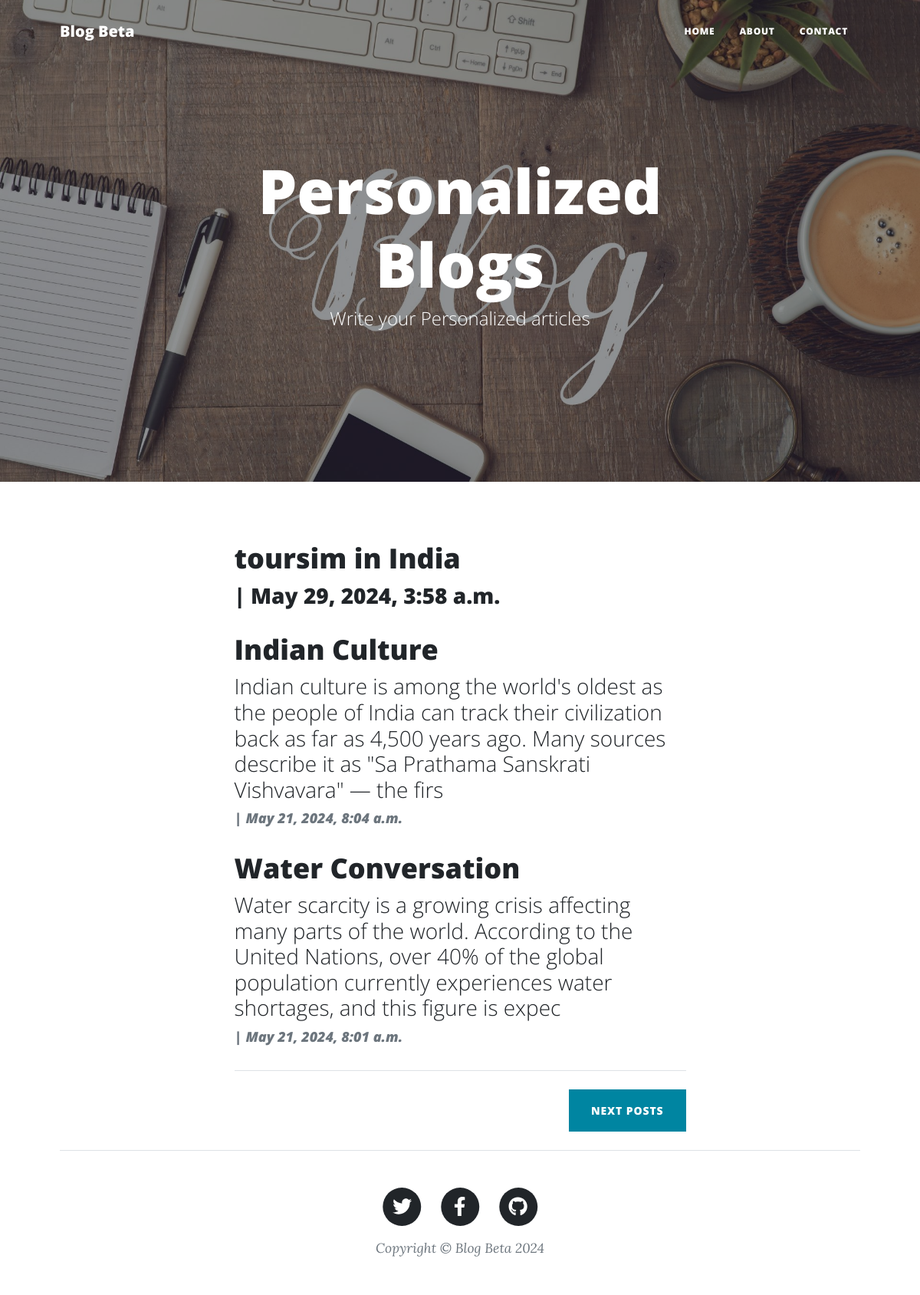
The page / on the database its author committed.
### blog/models.py (models this page shows, shortened)
class Post(models.Model):
    title=models.CharField(max_length = 200,unique = True)
    slug = models.SlugField(max_length = 200,unique = True)
    authors = models.ForeignKey(User,on_delete = models.CASCADE,related_name = 'blog_posts')
    updated_on = models.DateTimeField(auto_now=True)
    content = models.TextField()
    created_on = models.DateTimeField(auto_now_add = True)
    status = models.IntegerField(choices = STATUS,default=0)
    class Meta:
        ordering = ['-created_on']

### blog/views.py (the view)
# urls.py: path('',views.PostList.as_view(),name='home'),
class PostList(generic.ListView):
    queryset=Post.objects.filter(status = 1).order_by('-created_on')
    template_name = 'index.html'
    paginate_by = 3

### templates/index.html (shortened to what this page needs)
{% extends "base.html" %}
{% block content %}
{% load static %}
        <header class="masthead" style="background-image: url('{% static "C:\Chetana_django\innoovatun\static\assets\img\blog.jpeg" %}')" >
            <div class="container position-relative px-4 px-lg-5">
                <div class="row gx-4 gx-lg-5 justify-content-center">
                    <div class="col-md-10 col-lg-8 col-xl-7">
                        <div class="site-heading">
                            <h1>Personalized Blogs</h1>
                            <span class="subheading">Write your Personalized articles</span>
                        </div>
                    </div>
                </div>
            </div>
        </header>
        <div class="container px-4 px-lg-5">
            <div class="row gx-4 gx-lg-5 justify-content-center">
                <div class="col-md-10 col-lg-8 col-xl-7">
                    {% for post in post_list %}
                    <div class="post-preview">
                        <a href="{% url 'post_detail' post.slug %}">
                            <h2 class="post-title">{{post.title}}</h2>
                            <h3 class="post-subtitle">{{post.content | slice:200 |safe}}</h3>
                        </a>
                        <p class="post-meta">
                          {{post.author}} |
                            {{post.created_on}}
                        </p>
                    </div>
                    {% endfor %}
                    <hr class="my-4" />
                    {% if is_paginated %}
                        {% if page_obj.has_next %}
                            <div class="d-flex justify-content-end mb-4">
                                <a href="?page={{page_obj.next_page_number}}" class="btn btn-primary text-uppercase">Next Posts</a>
                            </div>
                        {% endif %}
                    {% endif %}
                </div>
            </div>
        </div>
  {% endblock content %}

### templates/base.html (shortened to what this page needs)
{% load static %}
<!DOCTYPE html>
<html lang="en">
    <head>
        <link href="{% static 'css/styles.css' %}" rel="stylesheet" />
    </head>
    <body>
        <nav class="navbar navbar-expand-lg navbar-light" id="mainNav">
            <div class="container px-4 px-lg-5">
                <a class="navbar-brand" href="/">Blog Beta</a>
                <div class="collapse navbar-collapse" id="navbarResponsive">
                    <ul class="navbar-nav ms-auto py-4 py-lg-0">
                        <li class="nav-item"><a class="nav-link px-lg-3 py-3 py-lg-4" href="/">Home</a></li>
                        <li class="nav-item"><a class="nav-link px-lg-3 py-3 py-lg-4" href="/aboutus">About</a></li>
                        <li class="nav-item"><a class="nav-link px-lg-3 py-3 py-lg-4" href="/contactus">Contact</a></li>
                    </ul>
                </div>
            </div>
        </nav>
        {% block content%}{% endblock content%}
        <footer class="border-top">
            <div class="container px-4 px-lg-5">
                <div class="row gx-4 gx-lg-5 justify-content-center">
                    <div class="col-md-10 col-lg-8 col-xl-7">
                        <ul class="list-inline text-center">
                            <li class="list-inline-item">
                                <a href="#!">
                                    <span class="fa-stack fa-lg">
                                        <i class="fas fa-circle fa-stack-2x"></i>
                                        <i class="fab fa-twitter fa-stack-1x fa-inverse"></i>
                                    </span>
                                </a>
                            </li>
                            <li class="list-inline-item">
                                <a href="#!">
                                    <span class="fa-stack fa-lg">
                                        <i class="fas fa-circle fa-stack-2x"></i>
                                        <i class="fab fa-facebook-f fa-stack-1x fa-inverse"></i>
                                    </span>
                                </a>
                            </li>
                            <li class="list-inline-item">
                                <a href="#!">
                                    <span class="fa-stack fa-lg">
                                        <i class="fas fa-circle fa-stack-2x"></i>
                                        <i class="fab fa-github fa-stack-1x fa-inverse"></i>
                                    </span>
                                </a>
                            </li>
                        </ul>
                        <div class="small text-center text-muted fst-italic">Copyright &copy; Blog Beta 2024</div>
                    </div>
                </div>
            </div>
        </footer>
    </body>
</html>

### rows shown on the page
Post: title "toursim in India", created_on "May 29, 2024, 3:58 a.m."
Post: title "Indian Culture", content "Indian culture is among the world's oldest as the people of India can track their civilization back as far as 4,500 years ago. Many sources describe it as \"Sa Prathama Sanskrati Vishvavara\" — the firs", created_on "May 21, 2024, 8:04 a.m."
Post: title "Water Conversation", content "Water scarcity is a growing crisis affecting many parts of the world. According to the United Nations, over 40% of the global population currently experiences water shortages, and this figure is expec", created_on "May 21, 2024, 8:01 a.m."
